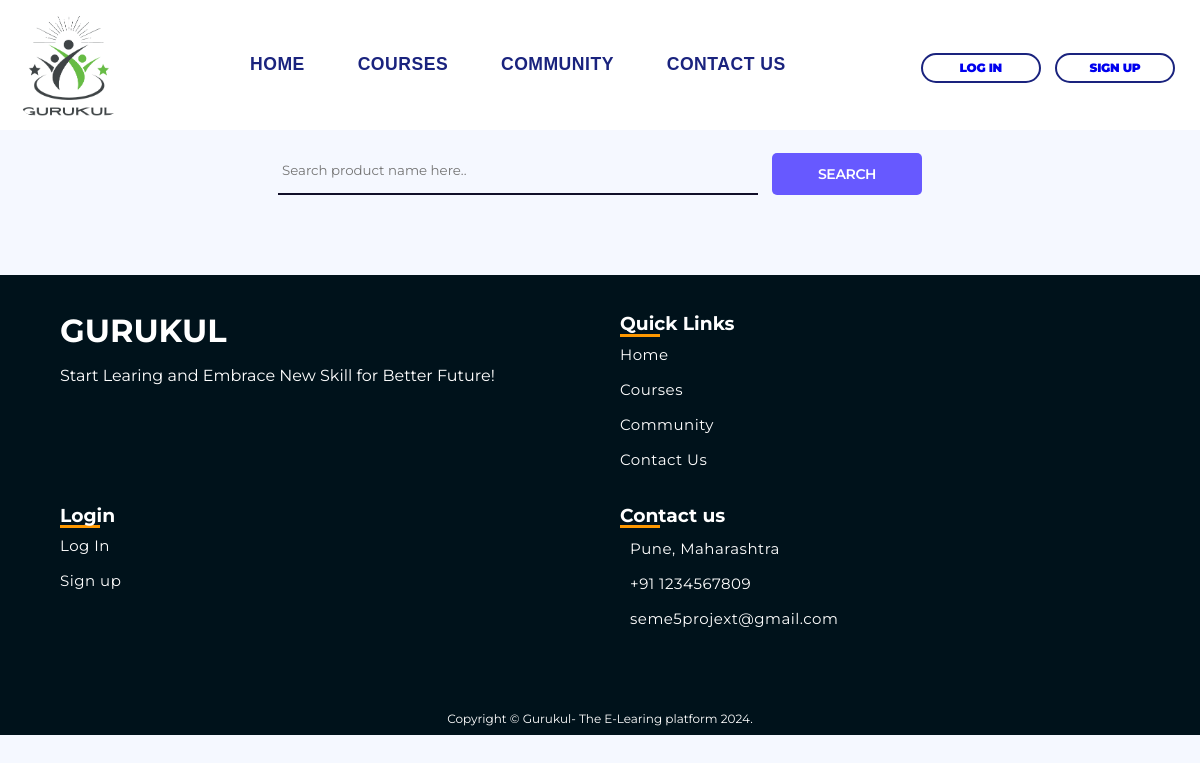
Page /about/ on the earlier database version.
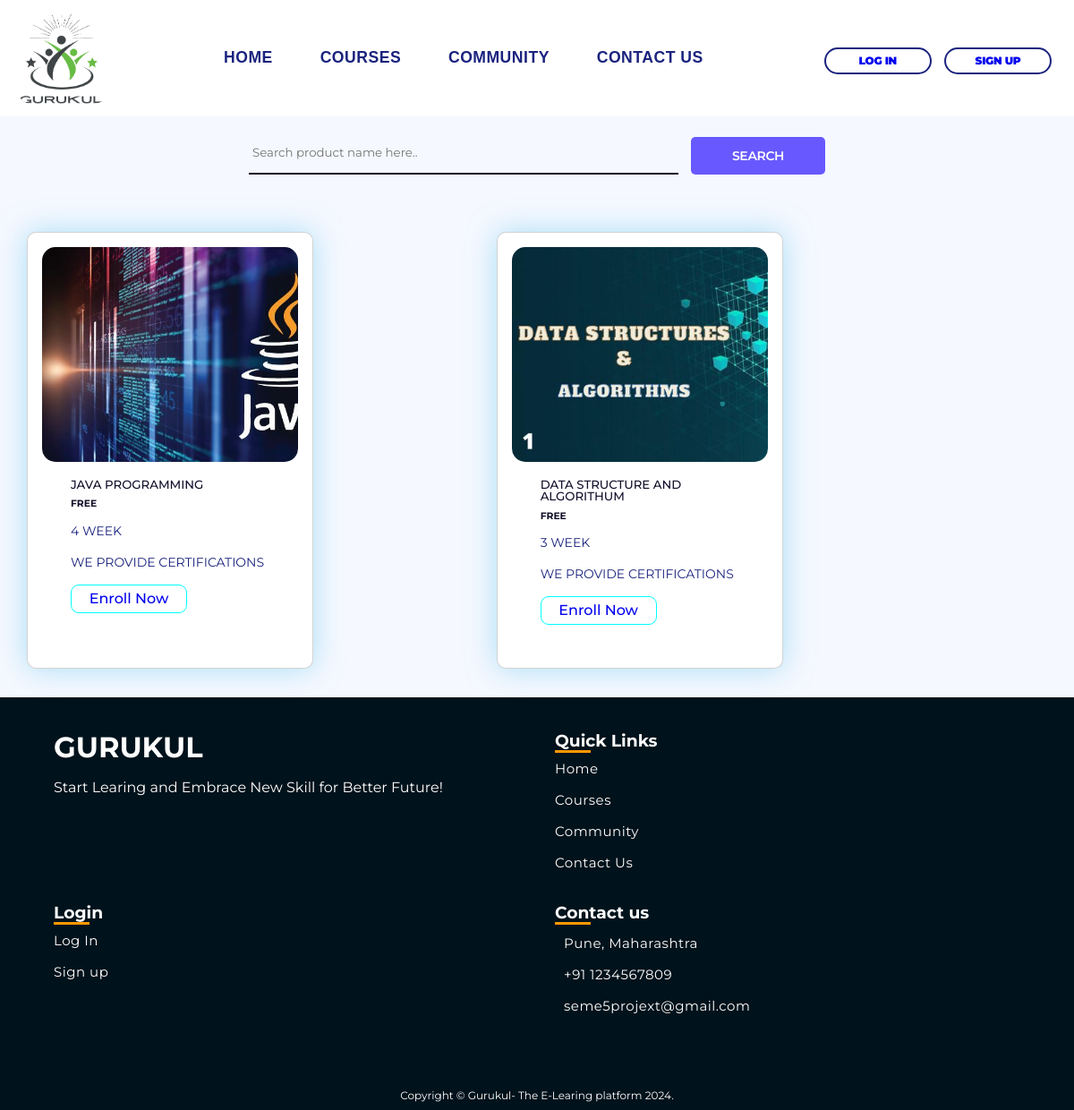
Same page on the later database version.
### home/models.py (models this page shows, shortened)
class course(models.Model):
    product_name= models.CharField(max_length=200)
    price =models.CharField(max_length=100)
    img =models.ImageField(upload_to='img')
    duration =models.CharField(max_length=120)
    info= models.CharField(max_length=200)
    button =models.CharField(max_length=100)

### home/views.py (the view)
# urls.py: path("about/",views.course1, name= "about"),
def course1(request):
    if 'put' in request.GET:
        put =request.GET['put']
        cour =course.objects.filter(product_name__icontains=put)
    else :
            cour= course.objects.all()
    context ={
        'cour':cour
    }
    return render(request, "course.html",context)

### templates/course.html (shortened to what the changed rows need)
{% load static %}
<!DOCTYPE html>
<html lang="en">
<head>
    <link rel="stylesheet" href="../static/css/home.css">
    <link rel="stylesheet" href="../static/css/course.css">
</head>
<body>
    <header>
        <nav class="header-nav container flex-container">
            <h1 class="logo"><a class="logo-link" href="#"><img src="/static/main.logo-1.png" alt=""></a></h1>
        </nav>
    </header>
    <div id="products">
        {% for cour in cour %}
        <div class="card ">
            <div class="imgContainer">
                <img src="{{cour.img.url}}" alt="">
            </div>
            <div class="container">
                <h5 class="product_name">{{cour.product_name}}</h5>
                <h6 class=" price ">{{cour.price}}</h6>
                <p class=" duration">{{cour.duration}}</p>
                <p>{{cour.info}}</p>
                <a href="{{cour.button}}">Enroll Now</a>
            </div>
        </div>
        {% endfor %}
    </div>
    <footer>
        <div class="footer">
            <div class="inner-footer">
                <div class="footer-items">
                    <h1>GURUKUL</h1>
                </div>
            </div>
        </div>
    </footer>
</body>
</html>

Differences in the rows shown:
added course: img (picture), product_name "JAVA PROGRAMMING", price "FREE", duration "4 WEEK", info "WE PROVIDE CERTIFICATIONS"
added course: img (picture), product_name "DATA STRUCTURE AND ALGORITHUM", price "FREE", duration "3 WEEK", info "WE PROVIDE CERTIFICATIONS"
